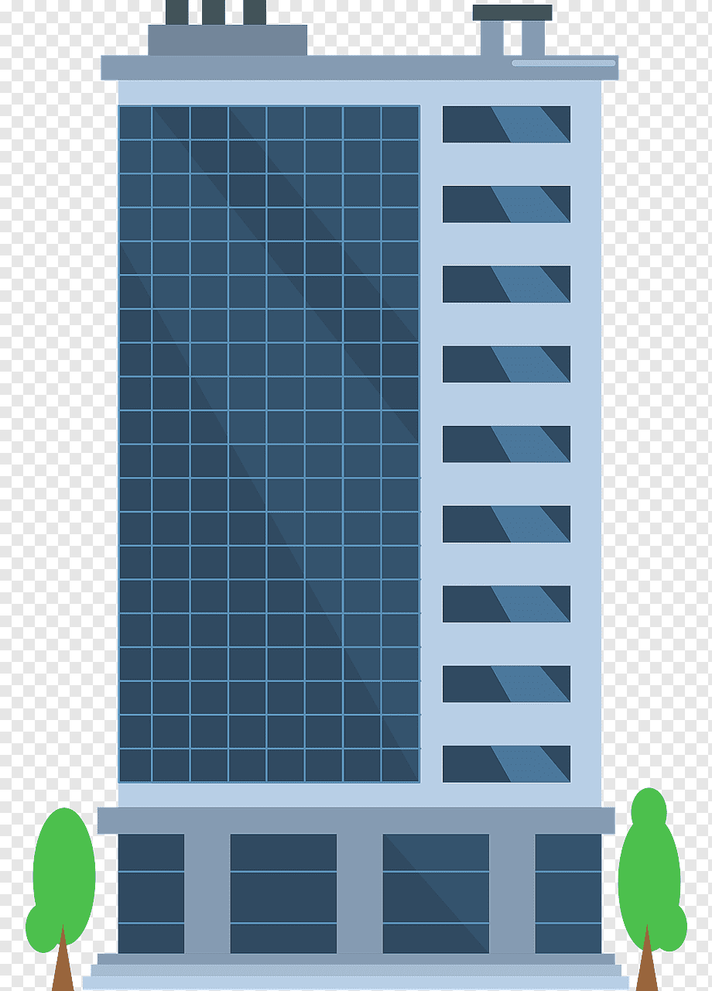
#> input picture image.png, 712 x 991 px, shrunk from 920 x 1280 before the run
$ python detectorbordes.py
#> lines starting #> are read from the running program, lines starting #| are printed output that depends on the picture
import cv2
import numpy as np

# Cargar la imagen
image = cv2.imread('image.png', cv2.IMREAD_GRAYSCALE)
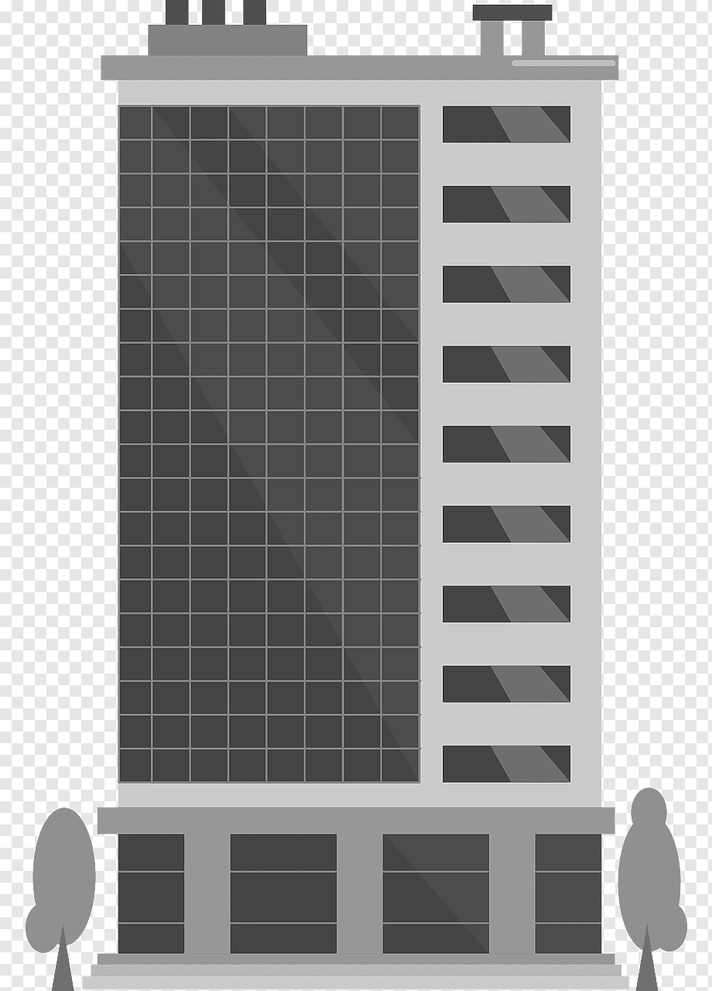
#> image: shape (991, 712); min 9, max 255, mean 158

# Aplicar el detector de bordes de Canny
edges = cv2.Canny(image, 100, 200)
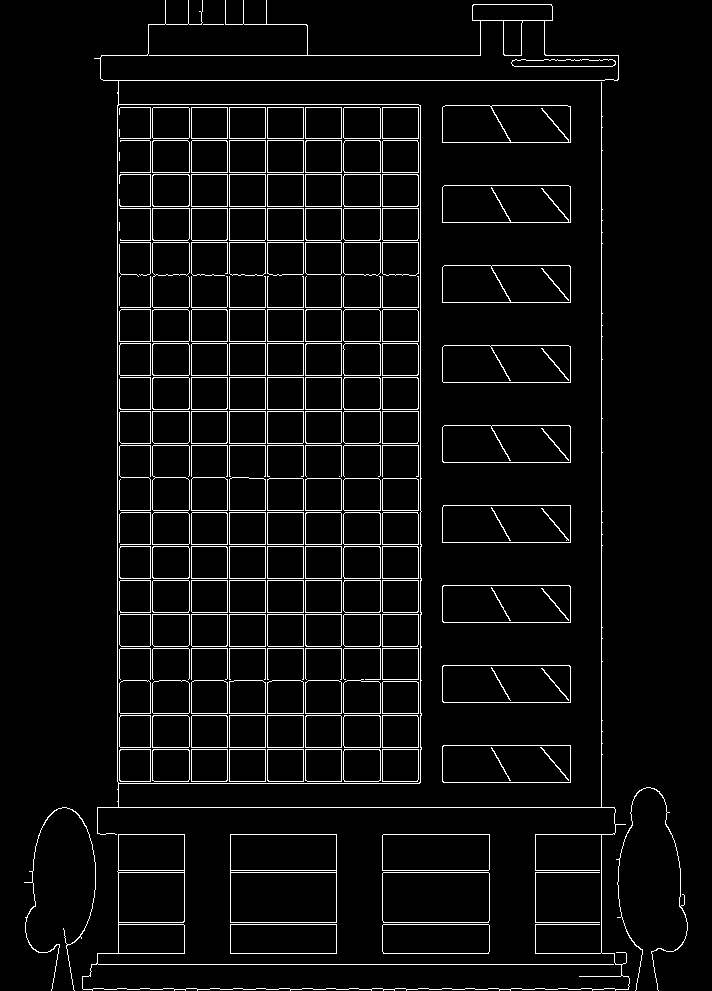
#> edges: shape (991, 712); 5% white in thin lines or dots

# Mostrar la imagen original y la imagen con los bordes detectados
cv2.imshow('Imagen Original', image)
cv2.imshow('Bordes Detectados', edges)

# Esperar a que se presione una tecla y cerrar las ventanas
cv2.waitKey(0)
cv2.destroyAllWindows()
